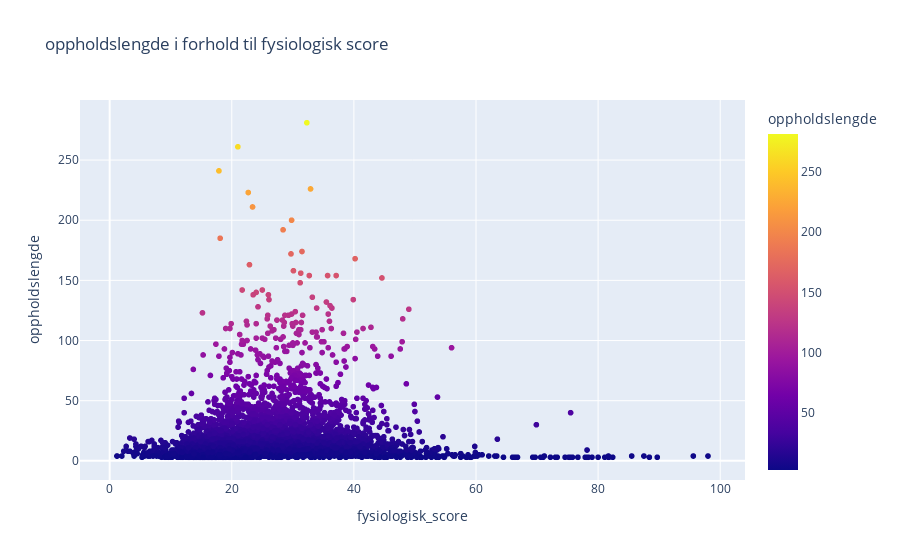

Write notebook code for a chart like this one.
### Markdown cell above
##### Ser da at det er større sjangs for å overleve hvis man ikke har en høy fysiologisk score, kan indikere at jo lavere fysiologisk score man har jo kortere er man på sykehus, og friskerer er man. Ser også dette at hvis man har en veldig høy fysiologisk score når man blir lagt inn, så er det større sjangs for at man dør på sykehuset og har mindre opphold.

### Code cell
fig=px.scatter(train_df, x='fysiologisk_score', y='oppholdslengde', title= 'oppholdslengde i forhold til fysiologisk score',color='oppholdslengde')
fig.show()

### Figure 1 — Plotly figure (JSON) as saved in the notebook; plotly's stock layout.template omitted (floating-point values rounded to 4 significant figures; data arrays with more than 128 entries replaced by an {"elided": "..."} marker saying what was removed)
{"data": [{"hovertemplate": "fysiologisk_score=%{x}<br>oppholdslengde=%{marker.color}<extra></extra>", "legendgroup": "", "marker": {"color": {"elided": "5413 int values"}, "coloraxis": "coloraxis", "symbol": "circle"}, "mode": "markers", "name": "", "showlegend": false, "type": "scattergl", "x": {"elided": "5413 float values"}, "xaxis": "x", "y": {"elided": "5413 int values"}, "yaxis": "y"}], "layout": {"coloraxis": {"colorbar": {"title": {"text": "oppholdslengde"}}, "colorscale": [[0, "#0d0887"], [0.1111, "#46039f"], [0.2222, "#7201a8"], [0.3333, "#9c179e"], [0.4444, "#bd3786"], [0.5556, "#d8576b"], [0.6667, "#ed7953"], [0.7778, "#fb9f3a"], [0.8889, "#fdca26"], [1, "#f0f921"]]}, "legend": {"tracegroupgap": 0}, "title": {"text": "oppholdslengde i forhold til fysiologisk score"}, "xaxis": {"anchor": "y", "domain": [0, 1], "title": {"text": "fysiologisk_score"}}, "yaxis": {"anchor": "x", "domain": [0, 1], "title": {"text": "oppholdslengde"}}}}
